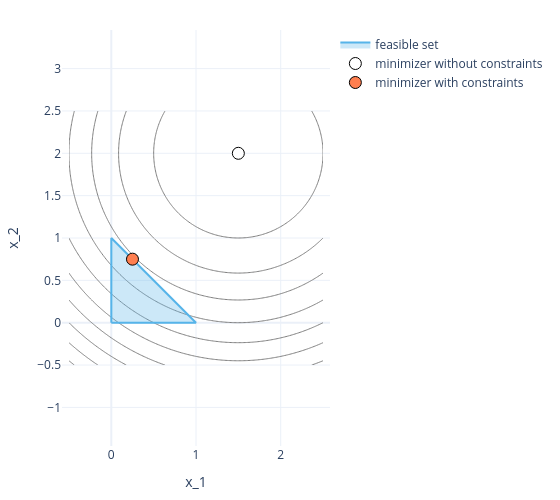

Write notebook code for a chart like this one.
### Code cell
plot_problem(lambda x1, x2: (x1 - 1.5)**2 + (x2 - 2)**2,
             vertices=np.array([[0., 0.], [1., 0.], [0., 1.]]),
             points=[("minimizer without constraints", x_unc, "white"),
                     ("minimizer with constraints", x_con, "coral")],
             xlim=(-0.5, 2.5), ylim=(-0.5, 2.5))

### Figure 1 — Plotly figure (JSON) as saved in the notebook; plotly's stock layout.template omitted (floating-point values rounded to 4 significant figures; data arrays with more than 128 entries replaced by an {"elided": "..."} marker saying what was removed)
{"data": [{"colorscale": [[0, "gray"], [1, "gray"]], "contours": {"coloring": "lines"}, "line": {"width": 1}, "name": "level sets of f", "ncontours": 20, "showscale": false, "type": "contour", "x": {"elided": "200 float values"}, "y": {"elided": "200 float values"}, "z": {"elided": "200x200 float values"}}, {"fill": "toself", "fillcolor": "rgba(86, 180, 233, 0.3)", "line": {"color": "#56B4E9"}, "mode": "lines", "name": "feasible set", "type": "scatter", "x": [0.0, 1.0, 0.0, 0.0], "y": [0.0, 0.0, 1.0, 0.0]}, {"marker": {"color": "white", "line": {"color": "black", "width": 1}, "size": 12}, "mode": "markers", "name": "minimizer without constraints", "type": "scatter", "x": [1.5], "y": [2]}, {"marker": {"color": "coral", "line": {"color": "black", "width": 1}, "size": 12}, "mode": "markers", "name": "minimizer with constraints", "type": "scatter", "x": [0.25], "y": [0.75]}], "layout": {"height": 500, "width": 560, "xaxis": {"range": [-0.5, 2.5], "title": {"text": "x_1"}}, "yaxis": {"range": [-0.5, 2.5], "scaleanchor": "x", "scaleratio": 1, "title": {"text": "x_2"}}}}
